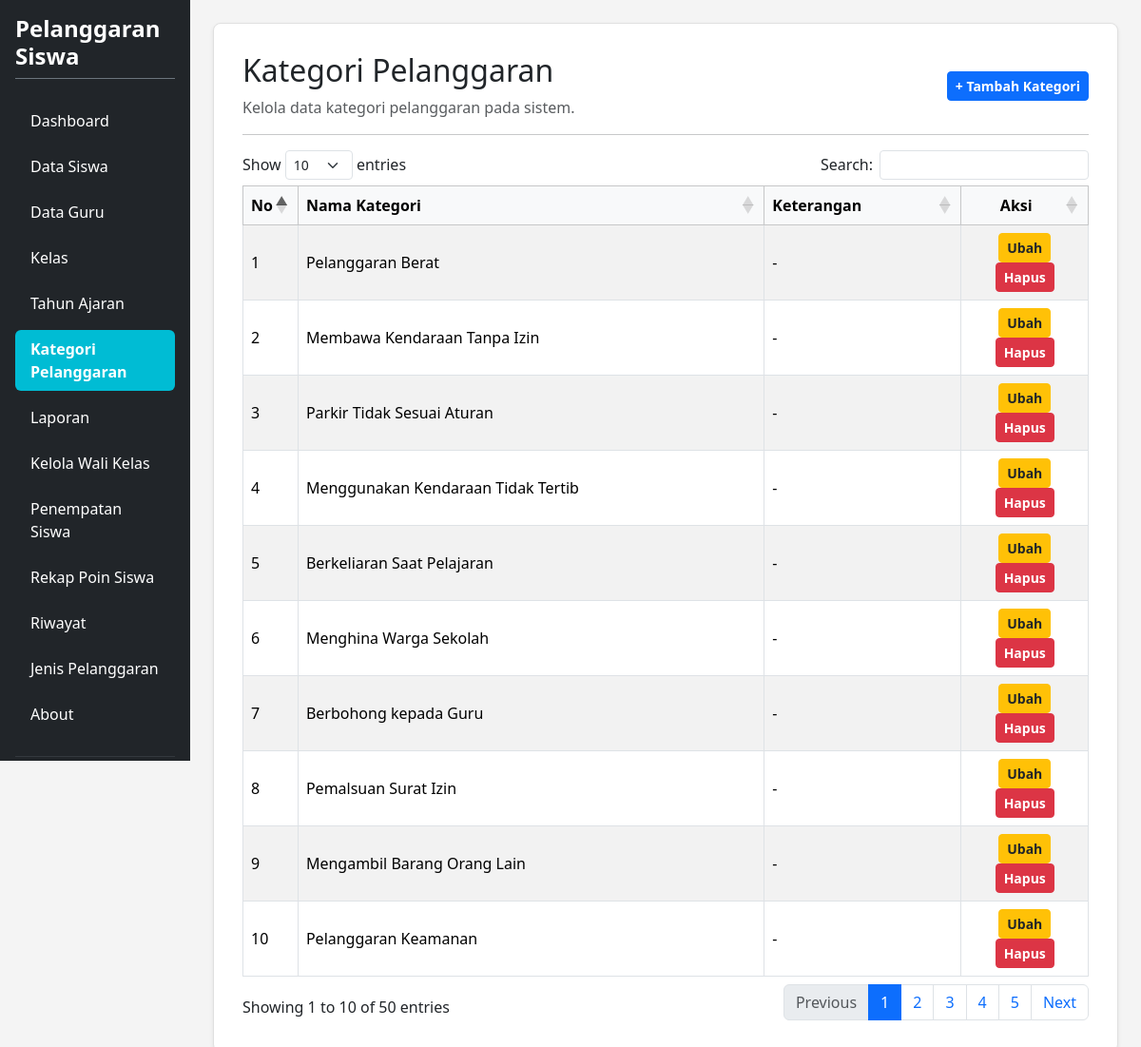
Screenshot of /kategori_pelanggaran.php (signed in) with the database file from the repository.
### tables this page shows
CREATE TABLE `t_pelanggaran_kategori` (
  `id` int(11) NOT NULL,
  `nama` varchar(100) NOT NULL,
  `deskripsi` text NOT NULL,
  `status_aktif` tinyint(1) NOT NULL,
  `created_at` timestamp NOT NULL DEFAULT current_timestamp(),
  `updated_at` timestamp NOT NULL DEFAULT current_timestamp()
);

### kategori_pelanggaran.php (the view, shortened to what this page needs)
<?php
require_once 'config.php';
$title = 'Kategori Pelanggaran';
$db_pdo = $pdo ?? ($conn instanceof PDO ? $conn : null);
?>
<!DOCTYPE html>
<html lang="id">
<head>
    <link href="https://cdn.jsdelivr.net/npm/bootstrap@5.3.8/dist/css/bootstrap.min.css" rel="stylesheet">
    <link href="https://cdn.datatables.net/1.13.8/css/dataTables.bootstrap5.min.css" rel="stylesheet">
</head>
<body>
<div class="container-fluid d-flex p-0" style="min-height: 100vh;">
    <div class="row flex-grow-1 g-0 w-100">
        <?php include "layout/sidebar.php"; ?>
        <main class="col-md-9 col-lg-10 p-4">
            <div class="content-card shadow-sm">
                <div class="d-flex justify-content-between align-items-center mb-3">
                    <div>
                        <h2><?= htmlspecialchars($title) ?></h2>
                        <p class="text-muted mb-0">Kelola data kategori pelanggaran pada sistem.</p>
                    </div>
                    <a href="tambah_kategori_pelanggaran.php" class="btn btn-primary btn-sm fw-semibold">+ Tambah Kategori</a>
                </div>
                <hr>
                <div class="table-responsive">
                    <table id="tableKategori" class="table table-bordered table-striped align-middle w-100">
                        <thead class="table-light">
                            <tr>
                                <th width="5%">No</th>
                                <th>Nama Kategori</th>
                                <th>Keterangan</th>
                                <th width="15%" class="text-center">Aksi</th>
                            </tr>
                        </thead>
                        <tbody>
                            <?php
                            if ($db_pdo) {
                                try {
                                    $stmt = $db_pdo->query("SELECT * FROM t_pelanggaran_kategori ORDER BY id DESC");
                                    $rows = $stmt->fetchAll(PDO::FETCH_ASSOC);
                                    if (count($rows) > 0) {
                                        foreach ($rows as $i => $row) {
                                            $namaKat = $row['nama'] ?? '-';
                                            $ket     = $row['deksripsi'] ?? '-';
                                            ?>
                                            <tr>
                                                <td><?= $i + 1 ?></td>
                                                <td><?= htmlspecialchars($namaKat) ?></td>
                                                <td><?= htmlspecialchars($ket) ?></td>
                                                <td class="text-center">
                                                    <a href="edit_kategori_pelanggaran.php?id=<?= $row['id'] ?>" class="btn btn-warning btn-sm text-dark px-2 fw-semibold">Ubah</a>
                                                    <a href="hapus_kategori_pelanggaran.php?id=<?= $row['id'] ?>" class="btn btn-danger btn-sm text-white px-2 fw-semibold" onclick="return confirm('Yakin ingin menghapus data ini?')">Hapus</a>
                                                </td>
                                            </tr>
                                            <?php
                                        }
                                    } else {
                                        echo '<tr><td colspan="4" class="text-center text-muted py-4">Belum ada data kategori pelanggaran.</td></tr>';
                                    }
                                } catch (Exception $e) {
                                    echo '<tr><td colspan="4" class="text-center text-danger py-4">Error memuat data: ' . htmlspecialchars($e->getMessage()) . '</td></tr>';
                                }
                            } else {
                                echo '<tr><td colspan="4" class="text-center text-danger py-4">Koneksi database belum terhubung dengan benar.</td></tr>';
                            }
                            ?>
                        </tbody>
                    </table>
                </div>
            </div>
        </main>
    </div>
</div>
</body>
</html>

### kategori_pelanggaran.php (style rules this page uses)
body { background-color: #f4f4f4; overflow-x: hidden; margin: 0; }
.content-card { background-color: #ffffff; border: 1px solid #e0e0e0; border-radius: 8px; padding: 30px; box-shadow: 0 2px 5px rgba(0,0,0,0.05); }

### rows the page displays
t_pelanggaran_kategori: nama "Pelanggaran Berat", ket "-"
t_pelanggaran_kategori: nama "Membawa Kendaraan Tanpa Izin", ket "-"
t_pelanggaran_kategori: nama "Parkir Tidak Sesuai Aturan", ket "-"
t_pelanggaran_kategori: nama "Menggunakan Kendaraan Tidak Tertib", ket "-"
t_pelanggaran_kategori: nama "Berkeliaran Saat Pelajaran", ket "-"
t_pelanggaran_kategori: nama "Menghina Warga Sekolah", ket "-"
t_pelanggaran_kategori: nama "Berbohong kepada Guru", ket "-"
t_pelanggaran_kategori: nama "Pemalsuan Surat Izin", ket "-"
t_pelanggaran_kategori: nama "Mengambil Barang Orang Lain", ket "-"
t_pelanggaran_kategori: nama "Pelanggaran Keamanan", ket "-"

### other values shown
$title "Kategori Pelanggaran"
